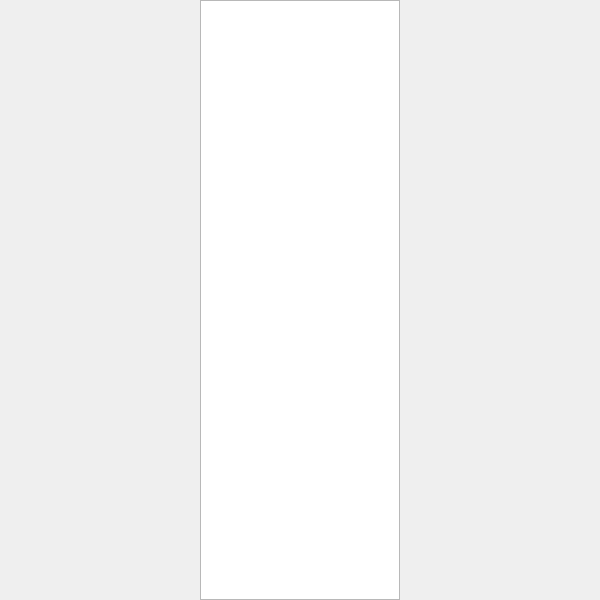
<?xml version="1.0" encoding="UTF-8"?>
<ui version="4.0">
 <class>ChannelWindow</class>
 <widget class="QWidget" name="ChannelWindow">
  <property name="geometry">
   <rect>
    <x>0</x>
    <y>0</y>
    <width>600</width>
    <height>600</height>
   </rect>
  </property>
  <property name="sizePolicy">
   <sizepolicy hsizetype="Expanding" vsizetype="Expanding">
    <horstretch>0</horstretch>
    <verstretch>0</verstretch>
   </sizepolicy>
  </property>
  <property name="minimumSize">
   <size>
    <width>600</width>
    <height>600</height>
   </size>
  </property>
  <layout class="QVBoxLayout" name="verticalLayout">
   <property name="spacing">
    <number>0</number>
   </property>
   <property name="margin">
    <number>0</number>
   </property>
   <item>
    <widget class="QWidget" name="widget" native="true">
     <layout class="QHBoxLayout" name="horizontalLayout_2">
      <property name="spacing">
       <number>0</number>
      </property>
      <property name="margin">
       <number>0</number>
      </property>
      <item>
       <widget class="QListWidget" name="listWidget">
        <property name="maximumSize">
         <size>
          <width>200</width>
          <height>16777215</height>
         </size>
        </property>
        <property name="focusPolicy">
         <enum>Qt::NoFocus</enum>
        </property>
        <property name="sortingEnabled">
         <bool>true</bool>
        </property>
       </widget>
      </item>
     </layout>
    </widget>
   </item>
  </layout>
 </widget>
 <resources/>
 <connections/>
</ui>
